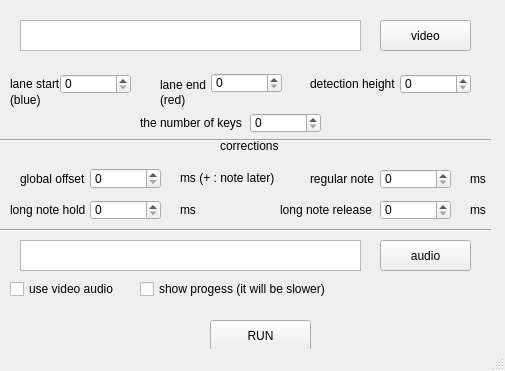
<?xml version="1.0" encoding="UTF-8"?>
<ui version="4.0">
 <class>MainWindow</class>
 <widget class="QMainWindow" name="MainWindow">
  <property name="geometry">
   <rect>
    <x>0</x>
    <y>0</y>
    <width>505</width>
    <height>371</height>
   </rect>
  </property>
  <property name="minimumSize">
   <size>
    <width>505</width>
    <height>371</height>
   </size>
  </property>
  <property name="maximumSize">
   <size>
    <width>505</width>
    <height>371</height>
   </size>
  </property>
  <property name="windowTitle">
   <string>MainWindow</string>
  </property>
  <widget class="QWidget" name="centralwidget">
   <widget class="QTextEdit" name="vid_file_path_textEdit">
    <property name="geometry">
     <rect>
      <x>20</x>
      <y>20</y>
      <width>341</width>
      <height>31</height>
     </rect>
    </property>
    <property name="readOnly">
     <bool>true</bool>
    </property>
   </widget>
   <widget class="QPushButton" name="get_vid_pushButton">
    <property name="geometry">
     <rect>
      <x>380</x>
      <y>20</y>
      <width>91</width>
      <height>31</height>
     </rect>
    </property>
    <property name="text">
     <string>video</string>
    </property>
    <property name="iconSize">
     <size>
      <width>12</width>
      <height>12</height>
     </size>
    </property>
   </widget>
   <widget class="QLabel" name="label">
    <property name="geometry">
     <rect>
      <x>10</x>
      <y>76</y>
      <width>51</width>
      <height>16</height>
     </rect>
    </property>
    <property name="text">
     <string>lane start</string>
    </property>
   </widget>
   <widget class="QSpinBox" name="lane_start_spinBox">
    <property name="geometry">
     <rect>
      <x>60</x>
      <y>74</y>
      <width>71</width>
      <height>20</height>
     </rect>
    </property>
   </widget>
   <widget class="QSpinBox" name="lane_end_spinBox">
    <property name="geometry">
     <rect>
      <x>211</x>
      <y>73</y>
      <width>71</width>
      <height>20</height>
     </rect>
    </property>
   </widget>
   <widget class="QLabel" name="label_2">
    <property name="geometry">
     <rect>
      <x>160</x>
      <y>77</y>
      <width>51</width>
      <height>16</height>
     </rect>
    </property>
    <property name="text">
     <string>lane end</string>
    </property>
   </widget>
   <widget class="QLabel" name="label_3">
    <property name="geometry">
     <rect>
      <x>310</x>
      <y>74</y>
      <width>90</width>
      <height>20</height>
     </rect>
    </property>
    <property name="text">
     <string>detection height</string>
    </property>
   </widget>
   <widget class="QSpinBox" name="detection_height_spinBox">
    <property name="geometry">
     <rect>
      <x>400</x>
      <y>74</y>
      <width>71</width>
      <height>20</height>
     </rect>
    </property>
   </widget>
   <widget class="QLabel" name="label_4">
    <property name="geometry">
     <rect>
      <x>10</x>
      <y>90</y>
      <width>37</width>
      <height>20</height>
     </rect>
    </property>
    <property name="text">
     <string>(blue)</string>
    </property>
   </widget>
   <widget class="QLabel" name="label_5">
    <property name="geometry">
     <rect>
      <x>160</x>
      <y>90</y>
      <width>37</width>
      <height>20</height>
     </rect>
    </property>
    <property name="text">
     <string>(red)</string>
    </property>
   </widget>
   <widget class="Line" name="line">
    <property name="geometry">
     <rect>
      <x>0</x>
      <y>130</y>
      <width>491</width>
      <height>20</height>
     </rect>
    </property>
    <property name="orientation">
     <enum>Qt::Orientation::Horizontal</enum>
    </property>
   </widget>
   <widget class="QLabel" name="label_6">
    <property name="geometry">
     <rect>
      <x>220</x>
      <y>140</y>
      <width>60</width>
      <height>12</height>
     </rect>
    </property>
    <property name="text">
     <string>corrections</string>
    </property>
   </widget>
   <widget class="QLabel" name="label_7">
    <property name="geometry">
     <rect>
      <x>180</x>
      <y>168</y>
      <width>110</width>
      <height>20</height>
     </rect>
    </property>
    <property name="text">
     <string>ms (+ : note later)</string>
    </property>
   </widget>
   <widget class="QSpinBox" name="global_offset_spinBox">
    <property name="geometry">
     <rect>
      <x>90</x>
      <y>168</y>
      <width>71</width>
      <height>21</height>
     </rect>
    </property>
   </widget>
   <widget class="QLabel" name="label_10">
    <property name="geometry">
     <rect>
      <x>20</x>
      <y>170</y>
      <width>70</width>
      <height>17</height>
     </rect>
    </property>
    <property name="text">
     <string>global offset</string>
    </property>
   </widget>
   <widget class="QLabel" name="label_11">
    <property name="geometry">
     <rect>
      <x>310</x>
      <y>171</y>
      <width>70</width>
      <height>16</height>
     </rect>
    </property>
    <property name="text">
     <string>regular note</string>
    </property>
   </widget>
   <widget class="QSpinBox" name="RN_offset_spinBox">
    <property name="geometry">
     <rect>
      <x>380</x>
      <y>169</y>
      <width>71</width>
      <height>20</height>
     </rect>
    </property>
   </widget>
   <widget class="QLabel" name="label_8">
    <property name="geometry">
     <rect>
      <x>470</x>
      <y>169</y>
      <width>30</width>
      <height>19</height>
     </rect>
    </property>
    <property name="text">
     <string>ms</string>
    </property>
   </widget>
   <widget class="QLabel" name="label_9">
    <property name="geometry">
     <rect>
      <x>180</x>
      <y>200</y>
      <width>30</width>
      <height>19</height>
     </rect>
    </property>
    <property name="text">
     <string>ms</string>
    </property>
   </widget>
   <widget class="QLabel" name="label_12">
    <property name="geometry">
     <rect>
      <x>10</x>
      <y>202</y>
      <width>80</width>
      <height>16</height>
     </rect>
    </property>
    <property name="text">
     <string>long note hold</string>
    </property>
   </widget>
   <widget class="QSpinBox" name="LN_hold_offset_spinBox">
    <property name="geometry">
     <rect>
      <x>90</x>
      <y>200</y>
      <width>71</width>
      <height>20</height>
     </rect>
    </property>
   </widget>
   <widget class="QLabel" name="label_13">
    <property name="geometry">
     <rect>
      <x>470</x>
      <y>200</y>
      <width>30</width>
      <height>19</height>
     </rect>
    </property>
    <property name="text">
     <string>ms</string>
    </property>
   </widget>
   <widget class="QLabel" name="label_14">
    <property name="geometry">
     <rect>
      <x>280</x>
      <y>202</y>
      <width>100</width>
      <height>16</height>
     </rect>
    </property>
    <property name="text">
     <string>long note release</string>
    </property>
   </widget>
   <widget class="QSpinBox" name="LN_release_offset_spinBox">
    <property name="geometry">
     <rect>
      <x>380</x>
      <y>200</y>
      <width>71</width>
      <height>20</height>
     </rect>
    </property>
   </widget>
   <widget class="QSpinBox" name="key_count_spinBox">
    <property name="geometry">
     <rect>
      <x>250</x>
      <y>113</y>
      <width>71</width>
      <height>20</height>
     </rect>
    </property>
   </widget>
   <widget class="QLabel" name="label_15">
    <property name="geometry">
     <rect>
      <x>140</x>
      <y>113</y>
      <width>110</width>
      <height>20</height>
     </rect>
    </property>
    <property name="text">
     <string>the number of keys</string>
    </property>
   </widget>
   <widget class="Line" name="line_2">
    <property name="geometry">
     <rect>
      <x>0</x>
      <y>220</y>
      <width>491</width>
      <height>20</height>
     </rect>
    </property>
    <property name="orientation">
     <enum>Qt::Orientation::Horizontal</enum>
    </property>
   </widget>
   <widget class="QLabel" name="label_16">
    <property name="geometry">
     <rect>
      <x>10</x>
      <y>250</y>
      <width>37</width>
      <height>12</height>
     </rect>
    </property>
    <property name="text">
     <string/>
    </property>
   </widget>
   <widget class="QPushButton" name="get_audio_pushButton">
    <property name="geometry">
     <rect>
      <x>380</x>
      <y>240</y>
      <width>91</width>
      <height>31</height>
     </rect>
    </property>
    <property name="text">
     <string>audio</string>
    </property>
    <property name="iconSize">
     <size>
      <width>12</width>
      <height>12</height>
     </size>
    </property>
   </widget>
   <widget class="QTextEdit" name="audio_file_path_textEdit">
    <property name="geometry">
     <rect>
      <x>20</x>
      <y>240</y>
      <width>341</width>
      <height>31</height>
     </rect>
    </property>
    <property name="readOnly">
     <bool>true</bool>
    </property>
   </widget>
   <widget class="QCheckBox" name="use_video_audio_checkBox">
    <property name="geometry">
     <rect>
      <x>10</x>
      <y>280</y>
      <width>130</width>
      <height>18</height>
     </rect>
    </property>
    <property name="text">
     <string>use video audio</string>
    </property>
   </widget>
   <widget class="QCheckBox" name="show_progress_checkBox">
    <property name="geometry">
     <rect>
      <x>140</x>
      <y>280</y>
      <width>210</width>
      <height>18</height>
     </rect>
    </property>
    <property name="text">
     <string>show progess (it will be slower)</string>
    </property>
   </widget>
   <widget class="QPushButton" name="run_pushButton">
    <property name="geometry">
     <rect>
      <x>210</x>
      <y>320</y>
      <width>101</width>
      <height>31</height>
     </rect>
    </property>
    <property name="text">
     <string>RUN</string>
    </property>
    <property name="iconSize">
     <size>
      <width>12</width>
      <height>12</height>
     </size>
    </property>
   </widget>
  </widget>
  <widget class="QStatusBar" name="statusbar"/>
 </widget>
 <resources/>
 <connections/>
</ui>
